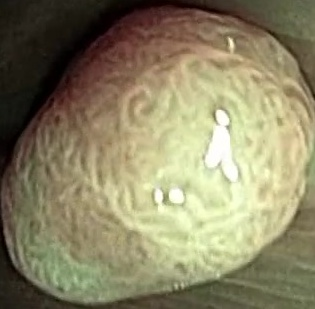
#> input picture classification/approach 1/train-yolo11-7/0 - adenoma/1.jpg, 315 x 309 px; its folder holds only this picture in this run
$ jupyter execute --allow-errors GCLM_colorchanNEW.ipynb
#> lines starting #> are read from the running program, lines starting #| are printed output that depends on the picture
[cell 1]
#LIBRARIES
import numpy as np
import matplotlib.pyplot as plt
import glob
import cv2
import os
import seaborn as sns
import pandas as pd
from skimage.filters import sobel
from skimage.feature import graycomatrix, graycoprops
from skimage.measure import shannon_entropy
from PIL import Image
import pandas as pd
from sklearn import preprocessing
import lightgbm as lgb
from sklearn.metrics import accuracy_score, precision_score, recall_score, f1_score
from sklearn.metrics import confusion_matrix, precision_recall_curve
from sklearn.preprocessing import LabelEncoder
SIZE = 128
#

[cell 2]
#define train set of pictures
train_images = []
train_labels = []

for directory_path in glob.glob("train-yolo11-7/*"):
    label = directory_path.split("\\")[-1]   #extract the labels from the picture
    #print(label)
    for img_path in glob.glob(os.path.join(directory_path, "*.jpg")):
        img = cv2.imread(img_path, 0) #Reading color images
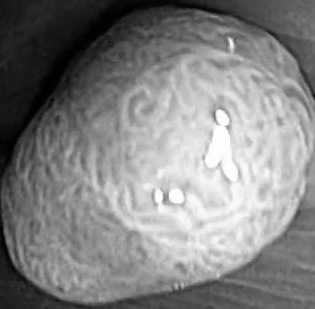
#> img: shape (309, 315); min 0, max 255, mean 131.3
        img = cv2.resize(img, (SIZE, SIZE)) #Resize images
#> img: shape (128, 128)
        train_images.append(img)  #add images to train_images list
        train_labels.append(label)  #add labels for train_labels list
#> pass 2 of the loop `for directory_path in glob.glob("train-yolo11-7/*"):`:
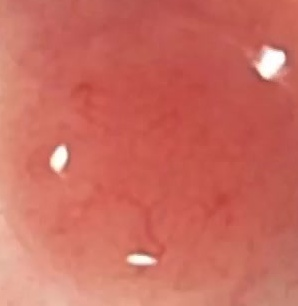
#> input picture classification/approach 1/train-yolo11-7/1 - hyperplasic/0.jpg, 298 x 306 px
#> `img = cv2.imread(img_path, 0)`:
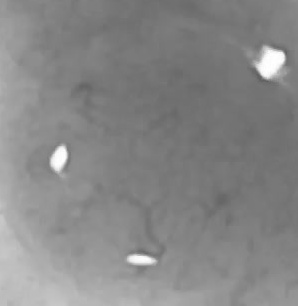
#> img: shape (306, 298); min 94, max 255, mean 134.8

train_images = np.array(train_images)
train_labels = np.array(train_labels)

[cell 3]
# test set of images
test_images = []
test_labels = []
#for directory_path in glob.glob("cell_images/test/*"):
for directory_path in glob.glob("tests/*"):
    fruit_label = directory_path.split("\\")[-1]
    for img_path in glob.glob(os.path.join(directory_path, "*.jpg")):
        img = cv2.imread(img_path, 0)
        img = cv2.resize(img, (SIZE, SIZE))
        test_images.append(img)
        test_labels.append(fruit_label)

test_images = np.array(test_images)
test_labels = np.array(test_labels)
#print(test_images)
#print(test_labels)

[cell 4]
#Encode labels from text (folder names) to integers.
le = preprocessing.LabelEncoder() #function used from text to integer
le.fit(test_labels)#assigns a integer to each label test
print(test_labels)
test_labels_encoded = le.transform(test_labels)#transform to integer
le.fit(train_labels)#assigns a integer to each label train
train_labels_encoded = le.transform(train_labels) #transform to integer

#define the train and test sets
print(train_labels_encoded)
x_train, y_train, x_test, y_test = train_images, train_labels_encoded, test_images, test_labels_encoded
#> y_train = [0, 1]; x_test = empty array; y_test = empty array

[cell 5]
def feature_extractor(dataset):
    image_dataset = pd.DataFrame() #empty pandas dataset to save extracted features
    for image in range(dataset.shape[0]):  #iterate through each file

        df = pd.DataFrame()  #for each image save dataframe

        img = dataset[image, :,:]
    #START ADDING DATA TO THE DATAFRAME
         #Full image
         #GLCM distance 1, angle 0
        GLCM = graycomatrix(img, [1], [0])
        GLCM_Energy = graycoprops(GLCM, 'energy')[0]
        df['Energy'] = GLCM_Energy
        GLCM_corr = graycoprops(GLCM, 'correlation')[0]
        df['Corr'] = GLCM_corr
        GLCM_diss = graycoprops(GLCM, 'dissimilarity')[0]
        df['Diss_sim'] = GLCM_diss
        GLCM_hom = graycoprops(GLCM, 'homogeneity')[0]
        df['Homogen'] = GLCM_hom
        GLCM_contr = graycoprops(GLCM, 'contrast')[0]
        df['Contrast'] = GLCM_contr

        #GLCM distance 1, angle pi/4
        GLCMa = graycomatrix(img, [1], [np.pi/4])
        GLCM_Energya = graycoprops(GLCMa, 'energy')[0]
        df['Energy'] = GLCM_Energya
        GLCM_corra = graycoprops(GLCMa, 'correlation')[0]
        df['Corr'] = GLCM_corra
        GLCM_dissa = graycoprops(GLCMa, 'dissimilarity')[0]
        df['Diss_sim'] = GLCM_dissa
        GLCM_homa = graycoprops(GLCMa, 'homogeneity')[0]
        df['Homogen'] = GLCM_homa
        GLCM_contra = graycoprops(GLCMa, 'contrast')[0]
        df['Contrast'] = GLCM_contra

        #GLCM distance 1, angle pi/2
        GLCMb = graycomatrix(img, [1], [np.pi/2])
        GLCM_Energyb = graycoprops(GLCMb, 'energy')[0]
        df['Energy'] = GLCM_Energyb
        GLCM_corrb = graycoprops(GLCMb, 'correlation')[0]
        df['Corr'] = GLCM_corrb
        GLCM_dissb = graycoprops(GLCMb, 'dissimilarity')[0]
        df['Diss_sim'] = GLCM_dissb
        GLCM_homb = graycoprops(GLCMb, 'homogeneity')[0]
        df['Homogen'] = GLCM_homb
        GLCM_contrb = graycoprops(GLCMb, 'contrast')[0]
        df['Contrast'] = GLCM_contrb

        #GLCM distance 1, angle 3pi/4
        GLCMc = graycomatrix(img, [1], [3*(np.pi/4)])
        GLCM_Energyc = graycoprops(GLCMc, 'energy')[0]
        df['Energy'] = GLCM_Energyc
        GLCM_corrc = graycoprops(GLCMc, 'correlation')[0]
        df['Corr'] = GLCM_corrc
        GLCM_dissc = graycoprops(GLCMc, 'dissimilarity')[0]
        df['Diss_sim'] = GLCM_dissc
        GLCM_homc = graycoprops(GLCMc, 'homogeneity')[0]
        df['Homogen'] = GLCM_homc
        GLCM_contrc = graycoprops(GLCMc, 'contrast')[0]
        df['Contrast'] = GLCM_contrc

        #GLCM distance 2, angle 0
        GLCM1 = graycomatrix(img, [2], [0])
        GLCM_Energy1 = graycoprops(GLCM1, 'energy')[0]
        df['Energy'] = GLCM_Energy1
        GLCM_corr1 = graycoprops(GLCM1, 'correlation')[0]
        df['Corr'] = GLCM_corr1
        GLCM_diss1 = graycoprops(GLCM1, 'dissimilarity')[0]
        df['Diss_sim'] = GLCM_diss1
        GLCM_hom1 = graycoprops(GLCM1, 'homogeneity')[0]
        df['Homogen'] = GLCM_hom1
        GLCM_contr1 = graycoprops(GLCM1, 'contrast')[0]
        df['Contrast'] = GLCM_contr1

        #GLCM distance 2, angle pi/4
        GLCM1a = graycomatrix(img, [2], [np.pi/4])
        GLCM_Energy1a = graycoprops(GLCM1a, 'energy')[0]
        df['Energy'] = GLCM_Energy1a
        GLCM_corr1a = graycoprops(GLCM1a, 'correlation')[0]
        df['Corr'] = GLCM_corr1a
        GLCM_diss1a = graycoprops(GLCM1a, 'dissimilarity')[0]
        df['Diss_sim'] = GLCM_diss1a
        GLCM_hom1a = graycoprops(GLCM1a, 'homogeneity')[0]
        df['Homogen'] = GLCM_hom1a
        GLCM_contr1a = graycoprops(GLCM1a, 'contrast')[0]
        df['Contrast'] = GLCM_contr1a

        #GLCM distance 2, angle pi/2
        GLCM1b = graycomatrix(img, [2], [np.pi/2])
        GLCM_Energy1b = graycoprops(GLCM1b, 'energy')[0]
        df['Energy'] = GLCM_Energy1b
        GLCM_corr1b = graycoprops(GLCM1b, 'correlation')[0]
        df['Corr'] = GLCM_corr1b
        GLCM_diss1b = graycoprops(GLCM1b, 'dissimilarity')[0]
        df['Diss_sim'] = GLCM_diss1b
        GLCM_hom1b = graycoprops(GLCM1b, 'homogeneity')[0]
        df['Homogen'] = GLCM_hom1b
        GLCM_contr1b = graycoprops(GLCM1b, 'contrast')[0]
        df['Contrast'] = GLCM_contr1b

        #GLCM distance 2, angle 3pi/4
        GLCM1c = graycomatrix(img, [2], [3*(np.pi/4)])
        GLCM_Energy1c = graycoprops(GLCM1c, 'energy')[0]
        df['Energy'] = GLCM_Energy1c
        GLCM_corr1c = graycoprops(GLCM1c, 'correlation')[0]
        df['Corr'] = GLCM_corr1c
        GLCM_diss1c = graycoprops(GLCM1c, 'dissimilarity')[0]
        df['Diss_sim'] = GLCM_diss1c
        GLCM_hom1c = graycoprops(GLCM1c, 'homogeneity')[0]
        df['Homogen'] = GLCM_hom1c
        GLCM_contr1c = graycoprops(GLCM1c, 'contrast')[0]
        df['Contrast'] = GLCM_contr1c

        #GLCM distance 3, angle 0
        GLCM2 = graycomatrix(img, [3], [0])
        GLCM_Energy2 = graycoprops(GLCM2, 'energy')[0]
        df['Energy2'] = GLCM_Energy2
        GLCM_corr2 = graycoprops(GLCM2, 'correlation')[0]
        df['Corr2'] = GLCM_corr2
        GLCM_diss2 = graycoprops(GLCM2, 'dissimilarity')[0]
        df['Diss_sim2'] = GLCM_diss2
        GLCM_hom2 = graycoprops(GLCM2, 'homogeneity')[0]
        df['Homogen2'] = GLCM_hom2
        GLCM_contr2 = graycoprops(GLCM2, 'contrast')[0]
        df['Contrast2'] = GLCM_contr2

        #GLCM distance 3, angle pi/4
        GLCM2a = graycomatrix(img, [3], [np.pi/4])
        GLCM_Energy2a = graycoprops(GLCM2a, 'energy')[0]
        df['Energy'] = GLCM_Energy2a
        GLCM_corr2a = graycoprops(GLCM2a, 'correlation')[0]
        df['Corr'] = GLCM_corr2a
        GLCM_diss2a = graycoprops(GLCM2a, 'dissimilarity')[0]
        df['Diss_sim'] = GLCM_diss2a
        GLCM_hom2a = graycoprops(GLCM2a, 'homogeneity')[0]
        df['Homogen'] = GLCM_hom2a
        GLCM_contr2a = graycoprops(GLCM2a, 'contrast')[0]
        df['Contrast'] = GLCM_contr2a

        #GLCM distance 3, angle pi/2
        GLCM2b = graycomatrix(img, [3], [np.pi/2])
        GLCM_Energy2b = graycoprops(GLCM2b, 'energy')[0]
        df['Energy'] = GLCM_Energy2b
        GLCM_corr2b = graycoprops(GLCM2b, 'correlation')[0]
        df['Corr'] = GLCM_corr2b
        GLCM_diss2b = graycoprops(GLCM2b, 'dissimilarity')[0]
        df['Diss_sim'] = GLCM_diss2b
        GLCM_hom2b = graycoprops(GLCM2b, 'homogeneity')[0]
        df['Homogen'] = GLCM_hom2b
        GLCM_contr2b = graycoprops(GLCM2b, 'contrast')[0]
        df['Contrast'] = GLCM_contr2b

        #GLCM distance 3, angle 3pi/4
        GLCM2c = graycomatrix(img, [3], [3*(np.pi/4)])
        GLCM_Energy2c = graycoprops(GLCM2c, 'energy')[0]
        df['Energy'] = GLCM_Energy2c
        GLCM_corr2c = graycoprops(GLCM2c, 'correlation')[0]
        df['Corr'] = GLCM_corr2c
        GLCM_diss2c = graycoprops(GLCM2c, 'dissimilarity')[0]
        df['Diss_sim'] = GLCM_diss2c
        GLCM_hom2c = graycoprops(GLCM2c, 'homogeneity')[0]
        df['Homogen'] = GLCM_hom2c
        GLCM_contr2c = graycoprops(GLCM2c, 'contrast')[0]
        df['Contrast'] = GLCM_contr2c

        #GLCM distance 4, angle 0
        GLCM4 = graycomatrix(img, [4], [0])
        GLCM_Energy4 = graycoprops(GLCM4, 'energy')[0]
        df['Energy4'] = GLCM_Energy4
        GLCM_corr4 = graycoprops(GLCM4, 'correlation')[0]
        df['Corr4'] = GLCM_corr4
        GLCM_diss4 = graycoprops(GLCM4, 'dissimilarity')[0]
        df['Diss_sim4'] = GLCM_diss4
        GLCM_hom4 = graycoprops(GLCM4, 'homogeneity')[0]
        df['Homogen4'] = GLCM_hom4
        GLCM_contr4 = graycoprops(GLCM4, 'contrast')[0]
        df['Contrast4'] = GLCM_contr4

        #GLCM distance 4, angle pi/4
        GLCM4a = graycomatrix(img, [4], [np.pi/4])
        GLCM_Energy4a = graycoprops(GLCM4a, 'energy')[0]
        df['Energy'] = GLCM_Energy4a
        GLCM_corr4a = graycoprops(GLCM4a, 'correlation')[0]
        df['Corr'] = GLCM_corr4a
        GLCM_diss4a = graycoprops(GLCM4a, 'dissimilarity')[0]
        df['Diss_sim'] = GLCM_diss4a
        GLCM_hom4a = graycoprops(GLCM4a, 'homogeneity')[0]
        df['Homogen'] = GLCM_hom4a
        GLCM_contr4a = graycoprops(GLCM4a, 'contrast')[0]
        df['Contrast'] = GLCM_contr4a

        #GLCM distance 4, angle pi/2
        GLCM4b = graycomatrix(img, [4], [np.pi/2])
        GLCM_Energy4b = graycoprops(GLCM4b, 'energy')[0]
        df['Energy'] = GLCM_Energy4b
        GLCM_corr4b = graycoprops(GLCM4b, 'correlation')[0]
        df['Corr'] = GLCM_corr4b
        GLCM_diss4b = graycoprops(GLCM4b, 'dissimilarity')[0]
        df['Diss_sim'] = GLCM_diss4b
        GLCM_hom4b = graycoprops(GLCM4b, 'homogeneity')[0]
        df['Homogen'] = GLCM_hom4b
        GLCM_contr4b = graycoprops(GLCM4b, 'contrast')[0]
        df['Contrast'] = GLCM_contr4b

        #GLCM distance 4, angle 3pi/4
        GLCM4c = graycomatrix(img, [4], [3*(np.pi/4)])
        GLCM_Energy4c = graycoprops(GLCM4c, 'energy')[0]
        df['Energy'] = GLCM_Energy4c
        GLCM_corr4c = graycoprops(GLCM4c, 'correlation')[0]
        df['Corr'] = GLCM_corr4c
        GLCM_diss4c = graycoprops(GLCM4c, 'dissimilarity')[0]
        df['Diss_sim'] = GLCM_diss4c
        GLCM_hom4c = graycoprops(GLCM4c, 'homogeneity')[0]
        df['Homogen'] = GLCM_hom4c
        GLCM_contr4c = graycoprops(GLCM4c, 'contrast')[0]
        df['Contrast'] = GLCM_contr4c

        #GLCM distance 5, angle 0
        GLCM5 = graycomatrix(img, [5], [0])
        GLCM_Energy5 = graycoprops(GLCM5, 'energy')[0]
        df['Energy4'] = GLCM_Energy5
        GLCM_corr5 = graycoprops(GLCM5, 'correlation')[0]
        df['Corr4'] = GLCM_corr4
        GLCM_diss5 = graycoprops(GLCM5, 'dissimilarity')[0]
        df['Diss_sim'] = GLCM_diss5
        GLCM_hom5 = graycoprops(GLCM5, 'homogeneity')[0]
        df['Homogen'] = GLCM_hom5
        GLCM_contr5 = graycoprops(GLCM5, 'contrast')[0]
        df['Contrast'] = GLCM_contr5

        #GLCM distance 5, angle pi/4
        GLCM5a = graycomatrix(img, [5], [np.pi/4])
        GLCM_Energy5a = graycoprops(GLCM5a, 'energy')[0]
        df['Energy'] = GLCM_Energy5a
        GLCM_corr5a = graycoprops(GLCM5a, 'correlation')[0]
        df['Corr'] = GLCM_corr5a
        GLCM_diss5a = graycoprops(GLCM5a, 'dissimilarity')[0]
        df['Diss_sim'] = GLCM_diss5a
        GLCM_hom5a = graycoprops(GLCM5a, 'homogeneity')[0]
        df['Homogen'] = GLCM_hom5a
        GLCM_contr5a = graycoprops(GLCM5a, 'contrast')[0]
        df['Contrast'] = GLCM_contr5a

        #GLCM distance 5, angle pi/2
        GLCM5b = graycomatrix(img, [5], [np.pi/2])
        GLCM_Energy5b = graycoprops(GLCM5b, 'energy')[0]
        df['Energy'] = GLCM_Energy5b
        GLCM_corr5b = graycoprops(GLCM5b, 'correlation')[0]
        df['Corr'] = GLCM_corr5b
        GLCM_diss5b = graycoprops(GLCM5b, 'dissimilarity')[0]
        df['Diss_sim'] = GLCM_diss5b
        GLCM_hom5b = graycoprops(GLCM5b, 'homogeneity')[0]
        df['Homogen'] = GLCM_hom5b
        GLCM_contr5b = graycoprops(GLCM5b, 'contrast')[0]
        df['Contrast'] = GLCM_contr5b

        #GLCM distance 5, angle 3pi/4
        GLCM5c = graycomatrix(img, [5], [3*(np.pi/4)])
        GLCM_Energy5c = graycoprops(GLCM5c, 'energy')[0]
        df['Energy'] = GLCM_Energy5c
        GLCM_corr5c = graycoprops(GLCM5c, 'correlation')[0]
        df['Corr'] = GLCM_corr5c
        GLCM_diss5c = graycoprops(GLCM5c, 'dissimilarity')[0]
        df['Diss_sim'] = GLCM_diss5c
        GLCM_hom5c = graycoprops(GLCM5c, 'homogeneity')[0]
        df['Homogen'] = GLCM_hom5c
        GLCM_contr5c = graycoprops(GLCM5c, 'contrast')[0]
        df['Contrast'] = GLCM_contr5

        image_dataset = pd.concat([image_dataset, df], axis=0)#combine extracted data
#> this loop made 2 passes
#> (GLCM_Energy, GLCM_corr, GLCM_diss, GLCM_hom, GLCM_contr, GLCM_Energya, GLCM_corra, GLCM_dissa) on passes 1 to 2: ([0.016], [0.985], [7.71], [0.18], [141], [0.0144], [0.979], [9.51]), ([0.0662], [0.98], [1.72], [0.525], [20.17], [0.057], [0.962], [2.36])

    return image_dataset

[cell 6]
image_features = feature_extractor(x_train) #extract features from train set
#> image_features = table of 2 rows and 15 columns
#print(x_train)
X_for_ML =image_features
#> X_for_ML = table of 2 rows and 15 columns
#print(X_for_ML)

#> (a cell that did not finish here is left out)

[cell 8]
#Predict on Test data
#Extract features from test data and reshape, just like training data
test_features = feature_extractor(x_test)
#> test_features = table of 0 rows and 0 columns
#print(x_test)

test_features = np.expand_dims(test_features, axis=0)
#> test_features = empty array
#> (the rest of this cell did not finish here and is left out)
